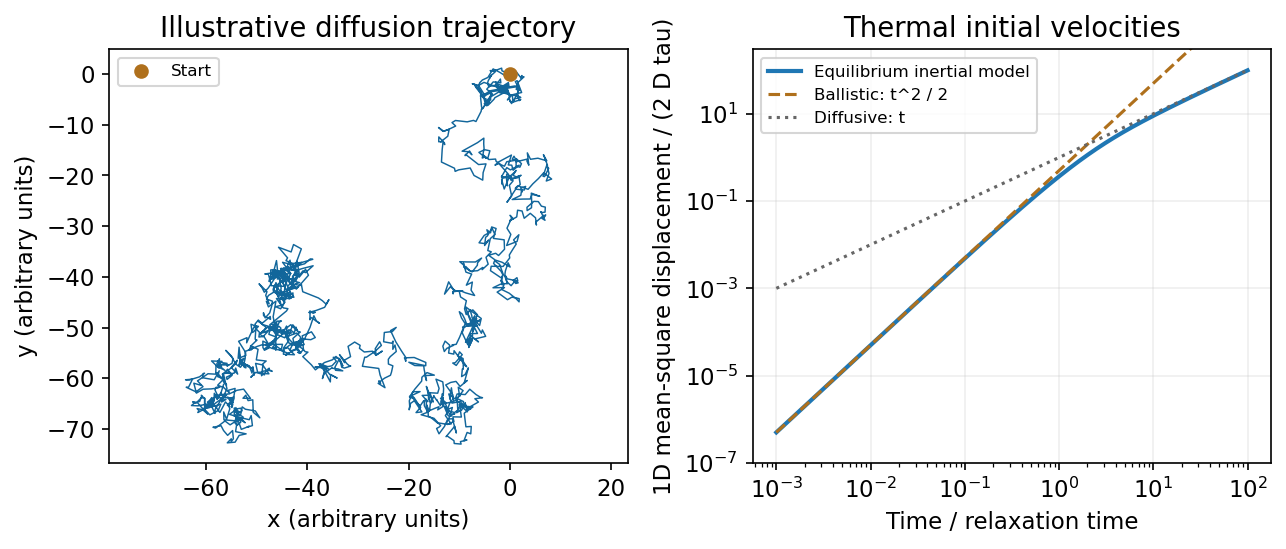

This chart was generated by the following Python code:
#!/usr/bin/env python3
"""Original educational diagram. Tested with Python 3.14.4, NumPy 2.3.5,
Matplotlib 3.10.7. Run from mirrored _media directory; PNG basename goes to cwd.
All plotted parameter choices are illustrative and do not assert provided exam data.
"""
from pathlib import Path
import numpy as np
import matplotlib
matplotlib.use('Agg')
import matplotlib.pyplot as plt
plt.rcParams.update({'font.size':11,'figure.facecolor':'white','axes.facecolor':'white'})

rng=np.random.default_rng(2016);path=np.vstack([np.zeros((1,2)),np.cumsum(rng.normal(size=(1500,2)),axis=0)])
fig,(ax,bx)=plt.subplots(1,2,figsize=(8.7,3.8));ax.plot(path[:,0],path[:,1],color='#12669b',lw=.7);ax.plot(0,0,'o',color='#af701c',label='Start');ax.set(xlabel='x (arbitrary units)',ylabel='y (arbitrary units)',title='Illustrative diffusion trajectory');ax.set_aspect('equal',adjustable='datalim');ax.legend(fontsize=8)
t=np.geomspace(1e-3,1e2,700);msd=t+np.expm1(-t);bx.loglog(t,msd,lw=2,label='Equilibrium inertial model');bx.loglog(t,t*t/2,'--',color='#af701c',label='Ballistic: t^2 / 2');bx.loglog(t,t,':',color='.4',label='Diffusive: t');bx.set(xlabel='Time / relaxation time',ylabel='1D mean-square displacement / (2 D tau)',ylim=(1e-7,3e2),title='Thermal initial velocities');bx.legend(fontsize=8);bx.grid(alpha=.2);fig.tight_layout()

fig.savefig(Path(__file__).with_suffix('.png').name,dpi=150,facecolor='white',bbox_inches='tight')
